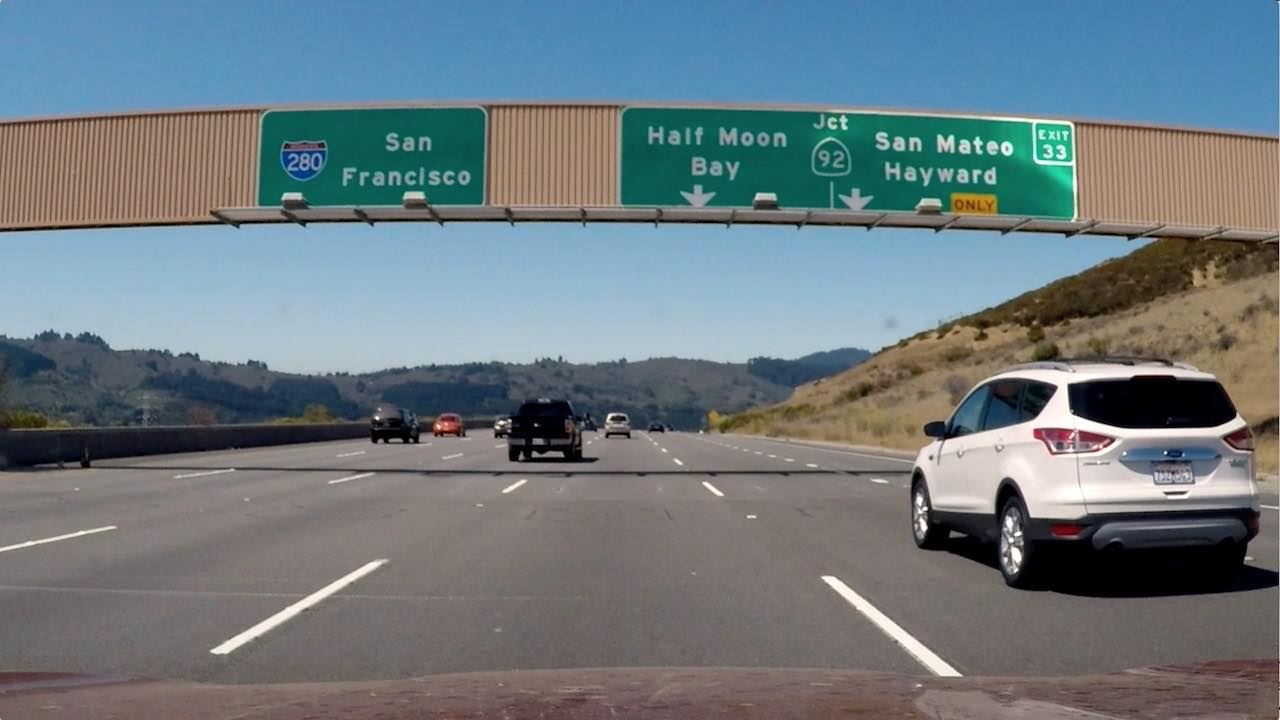
#> input picture examples/signs_vehicles_xygrad.jpg, 1280 x 720 px
$ python test.py
#> lines starting #> are read from the running program, lines starting #| are printed output that depends on the picture
# -*- coding: utf-8 -*-
"""
Created on Sun Sep 24 15:56:31 2017

@author: Lachlan
"""

import numpy as np
import matplotlib.image as mpimg
import matplotlib.pyplot as plt

img=mpimg.imread('signs_vehicles_xygrad.jpg')
#> img is the input picture: shape (720, 1280, 3); mean R, G, B 109.2, 121.6, 127.4
red = np.copy(img)
red[:,:,1:] = 0
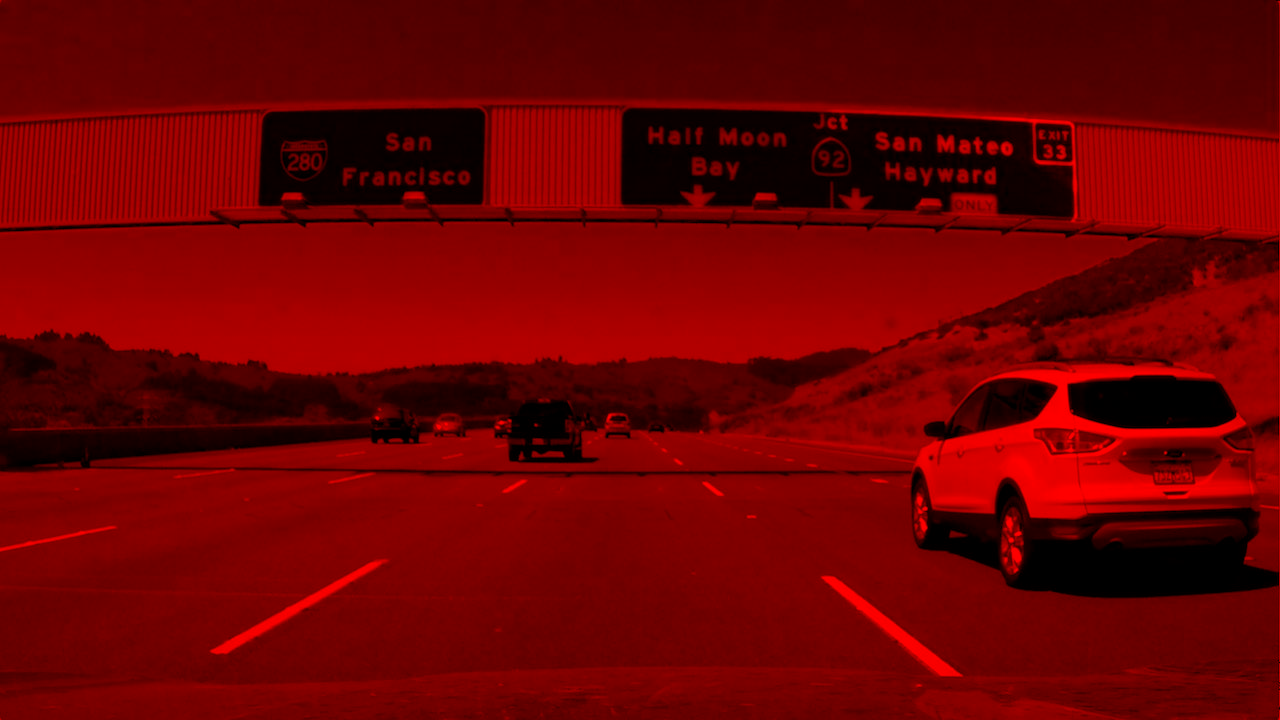
#> red: shape (720, 1280, 3); mean R, G, B 109.2, 0, 0
#print('red', red)
green = np.copy(img)
green[:,:,0:3:2] = 0
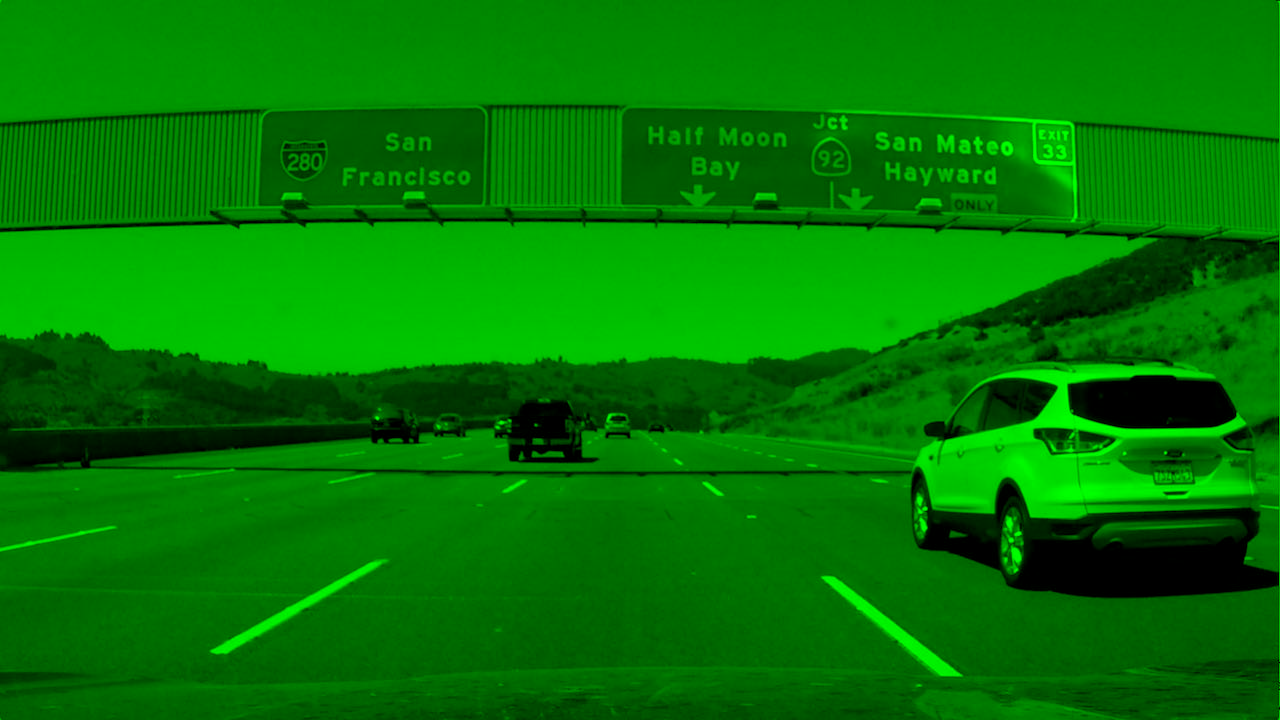
#> green: shape (720, 1280, 3); mean R, G, B 0, 121.6, 0
#print('green', green)
blue = np.copy(img)
blue[:,:,:2] = 0
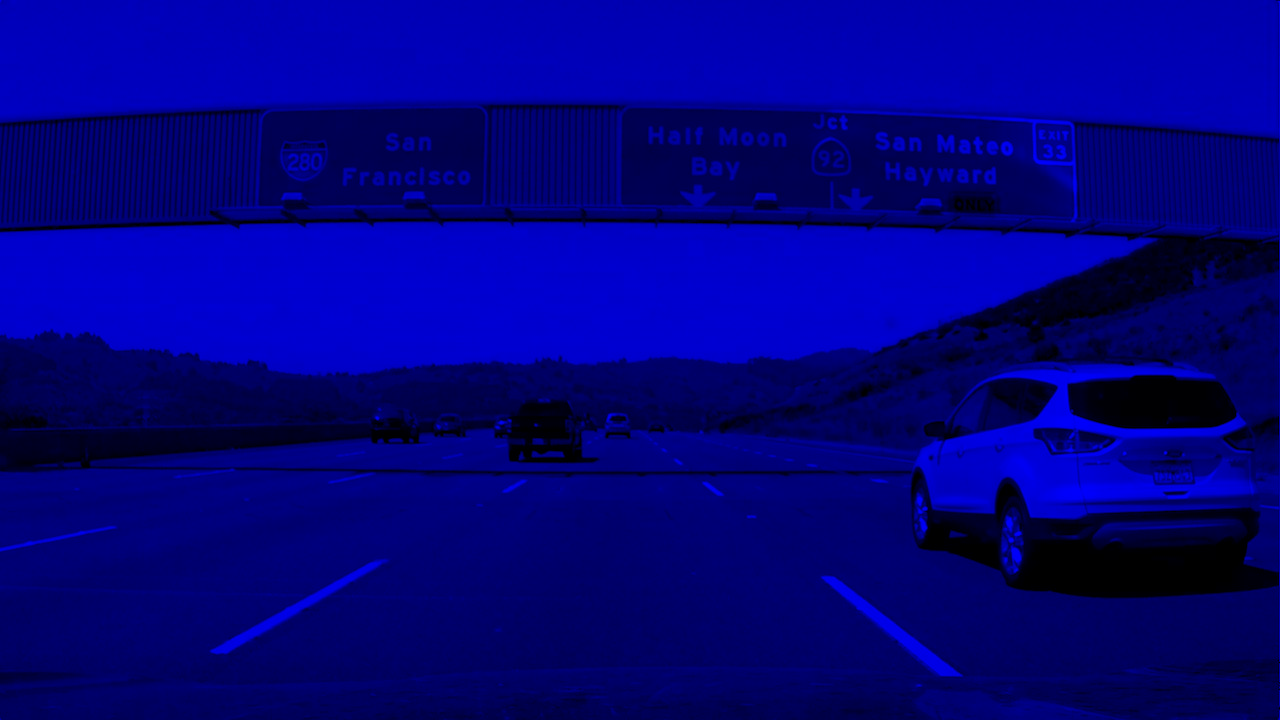
#> blue: shape (720, 1280, 3); mean R, G, B 0, 0, 127.4
#print('blue', blue)
black = np.zeros_like(img)
white = np.zeros_like(img) + 255

print(img.shape)
#| (720, 1280, 3)
fig = plt.figure()
a = plt.imshow(img)
fig2 = plt.figure()
fig2.add_subplot(1,3,1)
plt.imshow(red)
fig2.add_subplot(1,3,2)
plt.imshow(green)
fig2.add_subplot(1,3,3)
plt.imshow(blue)
fig3 = plt.figure()
fig3.add_subplot(1,2,1)
plt.imshow(white)
fig3.add_subplot(1,2,2)
plt.imshow(black)
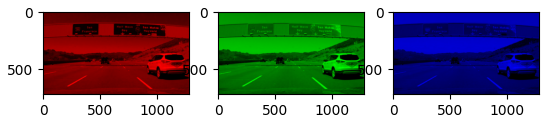
#> figure drawn by matplotlib, 3 panels
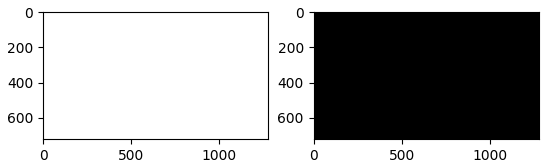
#> figure drawn by matplotlib, 2 panels
